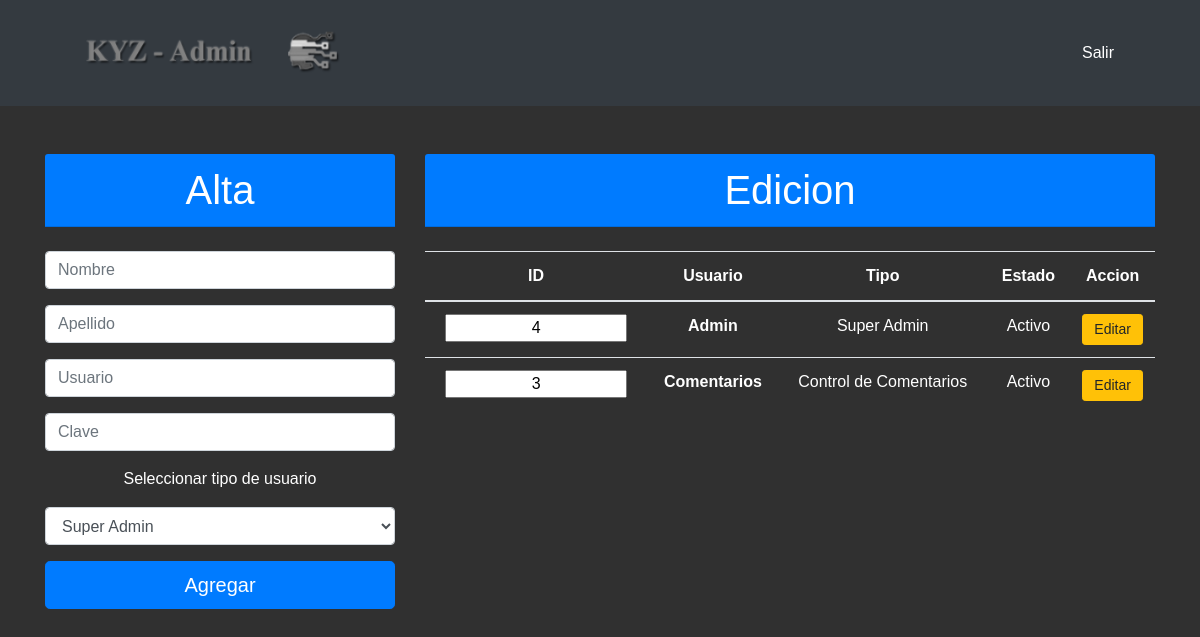
Page /admin/adminUsuarios (signed in) on the committed database.
### tables this page shows
CREATE TABLE `usuarios` (
  `id_usuario` int(11) NOT NULL,
  `nombre` varchar(50) NOT NULL,
  `apellido` varchar(50) NOT NULL,
  `usuario` varchar(50) NOT NULL,
  `clave` varchar(250) NOT NULL,
  `tipo` int(11) NOT NULL,
  `salt` varchar(250) NOT NULL,
  `activo` int(11) NOT NULL
);

CREATE TABLE `usuarios_tipos` (
  `id_tipo` int(11) NOT NULL,
  `nombre` varchar(50) NOT NULL
);

### admin/libs/view.php (called while the page is built, shortened)
<?php
class View{
    function render($nombre){
        require 'views/' . $nombre . '.php';
    }
}
?>

### admin/controllers/adminUsuarios.php (called while the page is built, shortened)
<?php
class AdminUsuarios extends Controller{
    function render(){
       $this->view->render('admin/adminUsuarios');
    }
}
?>

### admin/index.php (called while the page is built, shortened)
<?php
require_once 'libs/view.php';
$app = new App();
?>

### admin/views/admin/adminUsuarios.php (the view, shortened to what this page needs)
<?php
include_once('inc/header.php');
include_once('inc/con_db.php');
?>
<body class="backdark">
    <div class="container text-center my-5">
        <di class="row">
            <div class="col-md-4">
                <form action='<?php echo constant('URL'); ?>login/userAdd' method="post">
                    <h1 class="card-header bg-primary text-white">Alta</h1>
                    <br>
                    <div class="form-group">
                        <p><input type="text" class="form-control" name="nombre" placeholder="Nombre" required>
                        <p><input type="text" class="form-control" name="apellido" placeholder="Apellido" required></p>
                        <p><input type="text" class="form-control" name="usuario" placeholder="Usuario" required></p>
                        <p><input type="password" class="form-control" name="clave" placeholder="Clave" required></p>
                    </div>
                    <div class="form-group">
                        <label class="form-group text-white" for="">Seleccionar tipo de usuario</label>
                        <select name="tipo" class="form-control" required>
                            <?php
                            $query = "SELECT * from usuarios_tipos";
                            $respuesta = $connect->query($query);
                            foreach ($respuesta as $row) {
                                $id_tipo = $row['id_tipo'];
                                $tipo = $row['nombre'];
                            ?>
                                <option value="<?php echo $id_tipo ?>"><?php echo $tipo ?></option>
                            <?php
                            }
                            ?>
                        </select>
                    </div>
                    <div class="form-group">
                        <button class="btn btn-lg btn-primary btn-block" type="submit" name="login">Agregar</button>
                    </div>
                </form>
            </div>
            <div class="col-md-8">
                <form action='editarUsuarios' method="post">
                    <h1 class="card-header bg-primary text-white">Edicion</h1>
                    <br>
                    <table class="table text-white">
                        <thead>
                            <tr>
                                <th scope="col">ID</th>
                                <th scope="col">Usuario</th>
                                <th scope="col">Tipo</th>
                                <th scope="col">Estado</th>
                                <th scope="col">Accion</th>
                            </tr>
                        </thead>
                        <tbody>
                            <?php
                            $query = "SELECT usuarios.id_usuario AS id_usuario ,usuarios.usuario as usuario, usuarios_tipos.nombre AS tipo, usuarios.activo
                            FROM usuarios, usuarios_tipos
                            WHERE usuarios.tipo = usuarios_tipos.id_tipo
                            ORDER BY usuarioS.usuario ASC";
                            $respuesta = $connect->query($query);
                            foreach ($respuesta as $row) {
                                $id_usuario = $row['id_usuario'];
                                $usuario = $row['usuario'];
                                $tipo = $row['tipo'];
                                $estado = $row['activo'];
                                if ($estado == '0') {
                                    $estado = 'Inactivo';
                                } else if ($estado == '1') {
                                    $estado = 'Activo';
                                }
                            ?>
                                <tr>
                                    <th><input class="text-center" type="text" name="id_usuario" value="<?php echo $id_usuario?>"></th>
                                    <th name="usuario"><?php echo $usuario ?></th>
                                    <td name="tipo"><?php echo $tipo ?></td>
                                    <td name="estado"><?php echo $estado ?></td>
                                    <td><button class="btn btn-sm btn-warning btn-block" type="submit" name="login">Editar</button></td>
                                </tr>
                            <?php } ?>
                        </tbody>
                    </table>
                </form>
            </div>
    </div>
</body>

### admin/public/css/main.css (style rules this page uses)
* { padding: 0px; margin: 0px; }
.backdark { font-family: 'Gill Sans', 'Gill Sans MT', 'Trebuchet MS', sans-serif; background-color: rgb(48, 48, 48); }

### rows in the picture
usuarios: id_usuario "4", usuario "Admin", tipo.nombre "Super Admin", activo "Activo"
usuarios: id_usuario "3", usuario "Comentarios", tipo.nombre "Control de Comentarios", activo "Activo"

### other values in the picture
form field tipo "Super Admin"
